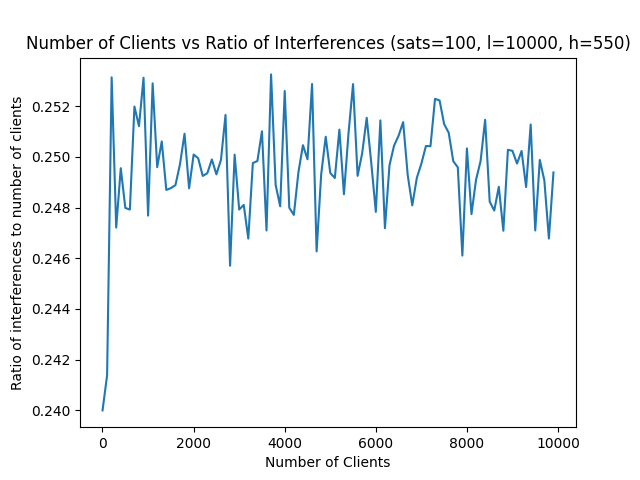

The script that drew this image:
# 9/14/22 - Simulation Created by Aadi Desai and Shaan Doshi on behalf of Dr. Randall Berry

import numpy as np
import matplotlib.pyplot as plt
import math

numSats = 100 # number of satellites in an array
numClients = 1 # number of clients in an array
length = 10000 # total length spacing for satellites and clients in kilometers
height = 550 # how high the satellites are above the ground in kilometers
coneAngle = 10 # angle of satellite signal spread
time = 400 # the number of times the simulation runs
interferences = 0 # the number of times a client is included into two spreads of a satellite
sats = np.array([])
clients = np.array([])
spread = height * math.tan(math.radians(coneAngle / 2)) # this calculates the spread of each satellite 

numClientsArr = []
ratioArr = []
for a in range(100):
    numClientsArr.append(numClients)

    for p in range(time):

        sats = np.sort(np.random.uniform(low=0, high=length, size=(numSats))) # this randomizes the numbers in satellite array
        clients = np.sort(np.random.uniform(low = 0, high = length, size=(numClients))) # this randomizes the numbers in client array

        connections = np.repeat(0, numClients) # the number of connections made between the satellites and the clients
        
        for sat in sats:
            start = 0
            for c in range(start, numClients):
                if (clients[c] > (sat + spread)):
                    break
                elif (clients[c] < (sat - spread)):
                    start = c
                else:
                    connections[c] += 1

        for connection in connections:
            if (connection > 1):
                interferences += 1

    ratio = interferences / (time * numClients)
            
    numClients += 100
    ratioArr.append(ratio)
    interferences = 0

print(ratio)

fig, axs = plt.subplots()
axs.set_xlabel("Number of Clients")
axs.set_ylabel("Ratio of interferences to number of clients")
axs.set_title("Number of Clients vs Ratio of Interferences (sats=100, l=10000, h=550)")
plt.plot(numClientsArr, ratioArr)
plt.show()
